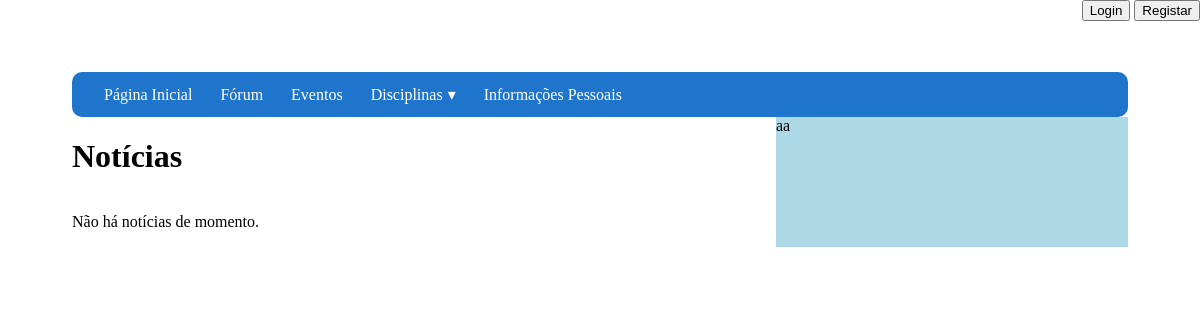
Before: /sitemestrado/ with the older database file.
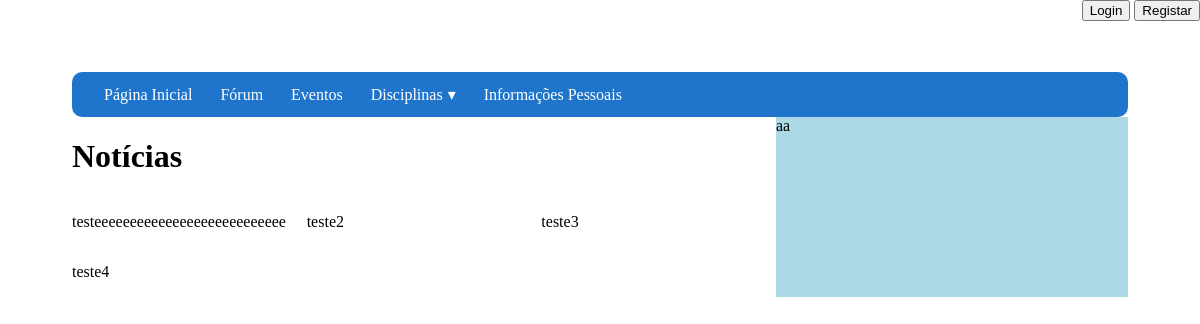
After: the same page with the newer database file.
### sitemestrado/models.py (models this page shows, shortened)
class Noticia(models.Model):
    noticia_nome = models.CharField(max_length=200)
    noticia_conteudo = models.TextField()
    noticia_data_pub = models.DateTimeField(default=timezone.now)
    noticia_autor = models.CharField(max_length=200)
    noticia_privacidade = models.BooleanField(default=True)
    imagem = models.TextField()
    ficheiro = models.TextField()

### sitemestrado/views.py (the view)
# urls.py: path("", views.index, name='index'),
def index(request):
    noticias_list = Noticia.objects.order_by('-noticia_data_pub')
    context = {
        'noticias_list' : noticias_list
    }
    return render(request, 'sitemestrado/index.html',context)

### sitemestrado/templates/sitemestrado/index.html (shortened to what this page needs)
<!DOCTYPE>
<html>
    <head>
        {% load static %}
         <link rel="stylesheet" type="text/css" href="{% static 'css/header.css' %}">
         <link rel="stylesheet" type="text/css" href="{% static 'css/content.css' %}">
    </head>
    <body style="margin: 6%; padding-bottom: 1000px">
      <div class="login-container" style="position: fixed; top:0; right:0;" >
          {% if request.user.is_authenticated %}
                    <div> {{ user.get_username }} </div>
                    <div class="logo-container">
                    </div>
                 {% else %}
                    <button class="buttons-default" onclick="window.open('loginpage','_self')"> Login</button>
                    <button class="buttons-default" onclick="window.open('registar','_self')"> Registar </button>
                {% endif %}
      </div>
      <header class="menu">
        <nav id='menu'>
          <ul>
            <li><a href="{% url 'sitemestrado:index' %}">Página Inicial</a></li>
            <li><a href="{% url 'sitemestrado:forum' %}">Fórum</a></li>
            <li><a href="{% url 'sitemestrado:eventos' %}">Eventos</a></li>
            <li><a class='dropdown-arrow' href="{% url 'sitemestrado:disciplinas' %}">Disciplinas</a>
            </li>
            <li><a href="{% url 'sitemestrado:infopessoal' %}">Informações Pessoais</a></li>
          </ul>
        </nav>
      </header>
      <div class="body-container">
        <div class="content-container">
          <div class="noticias-container-left">
            <div class="noticias-title">
            <h1>Notícias</h1>
          </div>
            <div class="noticias-list">
              {% if noticias_list %}
                {% for noticia in noticias_list %}
                  <div class="noticias-layout">
                    <p>
                       {{ noticia.noticia_nome }}
                    </p>
                  </div>
                  {% endfor %}
              {% else %}
                <p> Não há notícias de momento. </p>
              {% endif %}
            </div>
         </div>
          <div class="eventos-container-right">
           aa
         </div>
       </div>
      </div>
    </body>
</html>

### sitemestrado/static/css/header.css (style rules this page uses)
.menu { position: fixed; width: 88%; }
#menu { background: #1F75CC; color: #FFF; height: 45px; padding-left: 18px; border-radius: 10px; }
#menu ul, #menu li { margin: 0 auto; padding: 0; list-style: none }
#menu ul { width: 100%; }
#menu li { float: left; display: inline; position: relative; }
#menu a { display: block; line-height: 45px; padding: 0 14px; text-decoration: none; color: #FFFFFF; font-size: 16px; }
#menu a.dropdown-arrow:after { content: "\25BE"; margin-left: 5px; }

### sitemestrado/static/css/content.css (style rules this page uses)
.noticias-list { display: grid; grid-template-columns: 1fr 1fr 1fr; }
.content-container { display: flex; }
.body-container { padding-top: 45px; }
.noticias-container-left { flex: 2; }
.eventos-container-right { flex: 1; background-color: lightblue; position: relative; top: 0; right: 0; }

Changed rows visible on the page:
added Noticia: noticia_nome "testeeeeeeeeeeeeeeeeeeeeeeeeeee"
added Noticia: noticia_nome "teste2"
added Noticia: noticia_nome "teste3"
added Noticia: noticia_nome "teste4"
Other visible differences:
text no longer shown: "Não há notícias de momento."
